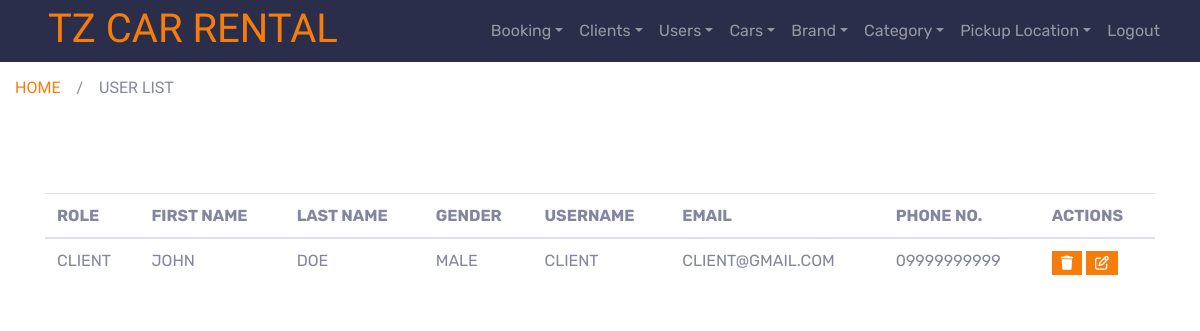
The app's page /admin/client_list.php, older data.
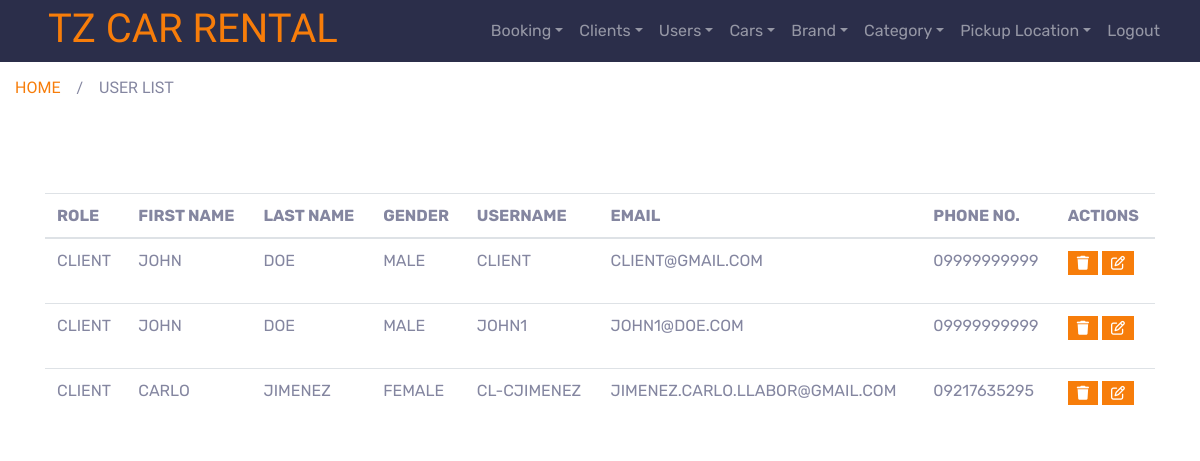
The same page, newer data.
### tables this page shows
CREATE TABLE `tbl_users` (
  `user_id` int NOT NULL AUTO_INCREMENT,
  `access_id` int DEFAULT NULL,
  `user_status_id` int DEFAULT NULL,
  `gender_id` int DEFAULT NULL,
  `email` varchar(100) DEFAULT NULL,
  `username` varchar(100) DEFAULT NULL,
  `password` varchar(100) DEFAULT NULL,
  `first_name` varchar(100) DEFAULT NULL,
  `last_name` varchar(100) DEFAULT NULL,
  `phone_no` varchar(100) DEFAULT NULL,
  `deleted_flag` tinyint DEFAULT '0',
  `date_created` datetime DEFAULT CURRENT_TIMESTAMP,
  PRIMARY KEY (`user_id`)
);

CREATE TABLE `tbl_access` (
  `access_id` int NOT NULL AUTO_INCREMENT,
  `role` varchar(45) DEFAULT NULL,
  `deleted_flag` tinyint DEFAULT '0',
  `date_created` datetime DEFAULT CURRENT_TIMESTAMP,
  PRIMARY KEY (`access_id`)
);

CREATE TABLE `tbl_gender` (
  `gender_id` int NOT NULL AUTO_INCREMENT,
  `gender` varchar(45) DEFAULT NULL,
  `deleted_flag` tinyint DEFAULT '0',
  `date_created` datetime DEFAULT CURRENT_TIMESTAMP,
  PRIMARY KEY (`gender_id`)
);

### includes/functions.php (called while the page is built, shortened)
<?php
function get_list($sql)
{
    $result = mysqli_query($_SESSION['conn'], $sql);
    $temp = array();
    while ($row = $result->fetch_assoc()) {
        $temp[] = $row;
    }
    return $temp;
}

### admin/client_list.php (the view, shortened to what this page needs)
<?php include("header.php") ?>
<div class="container-fluid page-header">
    <div class="d-inline-flex text-white">
        <h6 class="text-uppercase m-0"><a href="index.php">Home</a></h6>
        <h6 class="text-body m-0 px-3">/</h6>
        <h6 class="text-uppercase text-body m-0">User list</h6>
    </div>
</div>
<div class="container-fluid pt-5">
    <div class="container pt-5">
        <div class="row">
            <div class="col-lg-12 mb-5">
                <table class="table table-hover text-uppercase">
                    <thead>
                        <tr>
                            <th scope="col">Role</th>
                            <th scope="col">First Name</th>
                            <th scope="col">Last Name</th>
                            <th scope="col">Gender</th>
                            <th scope="col">Username</th>
                            <th scope="col">Email</th>
                            <th scope="col">Phone No.</th>
                            <th scope="col">Actions</th>
                        </tr>
                    </thead>
                    <tbody>
                        <?php
                        foreach (
                            get_list("select * from
                        tbl_users u
                        inner join tbl_access a on a.access_id = u.access_id
                        inner join tbl_gender g on g.gender_id = u.gender_id
                        inner join tbl_user_status us on us.user_status_id = u.user_status_id
                        where u.deleted_flag = 0 and u.access_id = 3") as $key => $result
                        ) { ?>
                            <tr>
                                <td><?= $result['role'] ?></td>
                                <td><?= $result['first_name'] ?></td>
                                <td><?= $result['last_name'] ?></td>
                                <td><?= $result['gender'] ?></td>
                                <td><?= $result['username'] ?></td>
                                <td><?= $result['email'] ?></td>
                                <td><?= $result['phone_no'] ?></td>
                                <td>
                                    <form method="post">
                                        <button type="submit" class="btn btn-sm btn-primary" name="delete"><i class="fa-solid fa-trash"></i></button>
                                        <a href="client_edit.php?id=<?= $result['user_id'] ?>" class="btn btn-sm btn-primary"> <i class="fa-regular fa-pen-to-square"></i> </a>
                                    </form>
                                </td>
                            </tr>
                        <?php  } ?>
                    </tbody>
                </table>
            </div>
        </div>
    </div>
</div>
<?php include("footer.php") ?>

Row changes from the older to the newer data that the page shows:
now on this page (row edited): tbl_users: access.role "CLIENT", first_name "JOHN", last_name "DOE", gender.gender "MALE", username "JOHN1", email "JOHN1@DOE.COM", phone_no "09999999999"
added tbl_users: access.role "CLIENT", first_name "CARLO", last_name "JIMENEZ", gender.gender "FEMALE", username "CL-CJIMENEZ", email "JIMENEZ.CARLO.LLABOR@GMAIL.COM", phone_no "09217635295"
